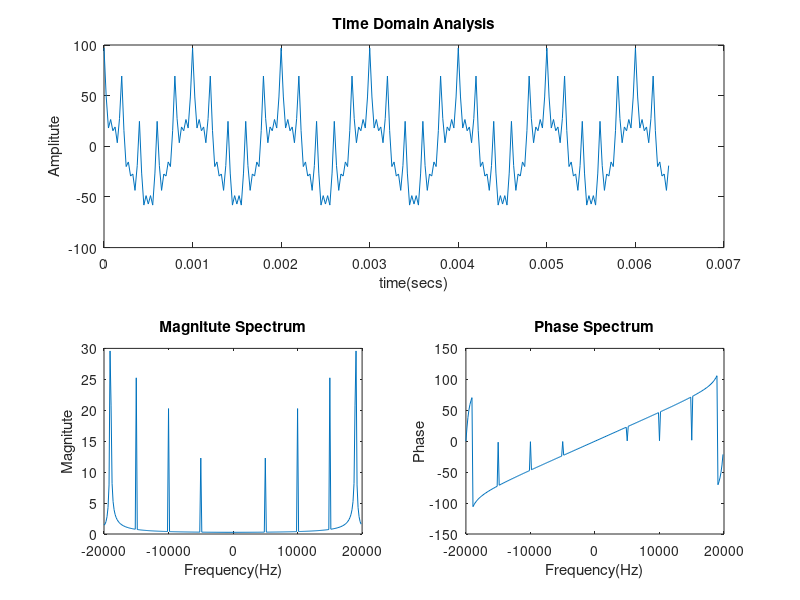

This chart was generated by the following MATLAB code:
%Bandpass Sampling/ Under Sampling/ IF Sampling/ Sub-Nyquist Sampling/ 
clear all;
Fc=990e3;
B=20e3;

F1=Fc-B/2;
F2=Fc+B/2;

k=floor(F2/B);
Bp=F2/k;
Fs=2*Bp;

t=[0:1/Fs:255*1/Fs]; %63,127,255 for different number of samples
L=length(t);
x=20*cos(2*pi*990e3*t)+25*cos(2*pi*995e3*t)+40*cos(2*pi*999e3*t)+12*cos(2*pi*985e3*t);
subplot(2,1,1);
plot(t,x);
title('Time Domain Analysis');
xlabel('time(secs)');
ylabel('Amplitute');

X=fft(x);
% F=[0:Fs/L:Fs/2-Fs/L,-Fs/2:Fs/L:-Fs/L];
%plot(F,2*abs(X)/L);
F=-Fs/2:Fs/L:Fs/2-Fs/L;
if (mod(k,2)==1) 
    X=fftshift(X);    
end
subplot(2,2,3);
plot(F,2*abs(X)/L);
title('Magnitute Spectrum');
xlabel('Frequency(Hz)');
ylabel('Magnitute');

subplot(2,2,4);
plot(F,180*angle(X)/pi);
title('Phase Spectrum');
xlabel('Frequency(Hz)');
ylabel('Phase');